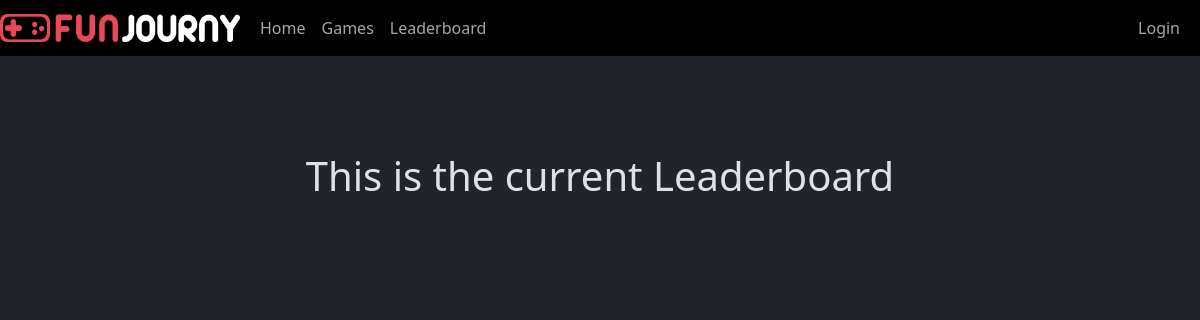
/leaderboard, run on an earlier commit of the app's database.
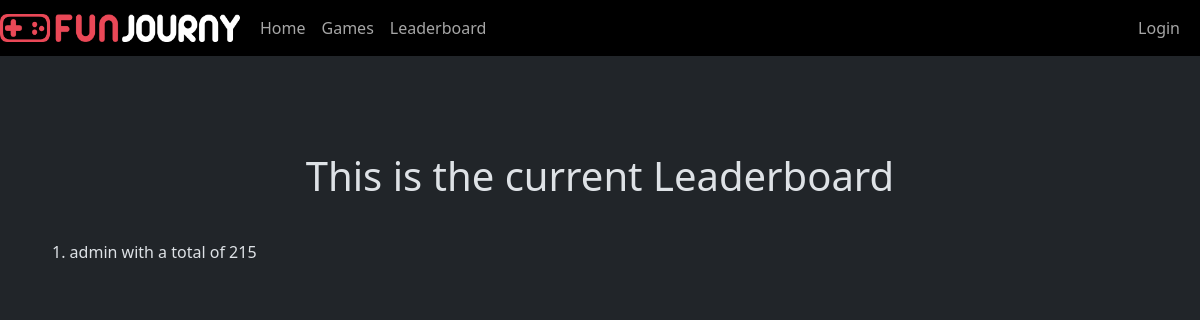
And on a later commit of the database.
### main/models.py (models this page shows, shortened)
class Ranking(models.Model):
    player = models.OneToOneField(User, on_delete=models.CASCADE, primary_key=True)
    game_overall_score = models.IntegerField(null=True)

### main/views.py (the view)
# urls.py: path('leaderboard', views.showRanking),
def showRanking(request):
    rank = Ranking.objects.all().order_by('-game_overall_score')
    return render(request, 'main/leaderboard.html', {
        'ranking': rank
    })

### main/templates/main/leaderboard.html (shortened to what this page needs)
{% extends "main/base.html" %}
{% block content %}
<br><br><br><br>
<h1 class="text-center">This is the current Leaderboard</h1>
<div class="d-flex text-center p-4">
    <ul class=" list-group list-group-flush list-group-numbered">
        {% for rank in ranking %}
            <li class="list-group-item">{{ rank.player }} with a total of {{ rank.game_overall_score }}</li>
        {% endfor %}
      </ul>
</div>
{% endblock content %}

What changed in the data, as far as the page shows it:
added Ranking: player "admin", game_overall_score "215"
